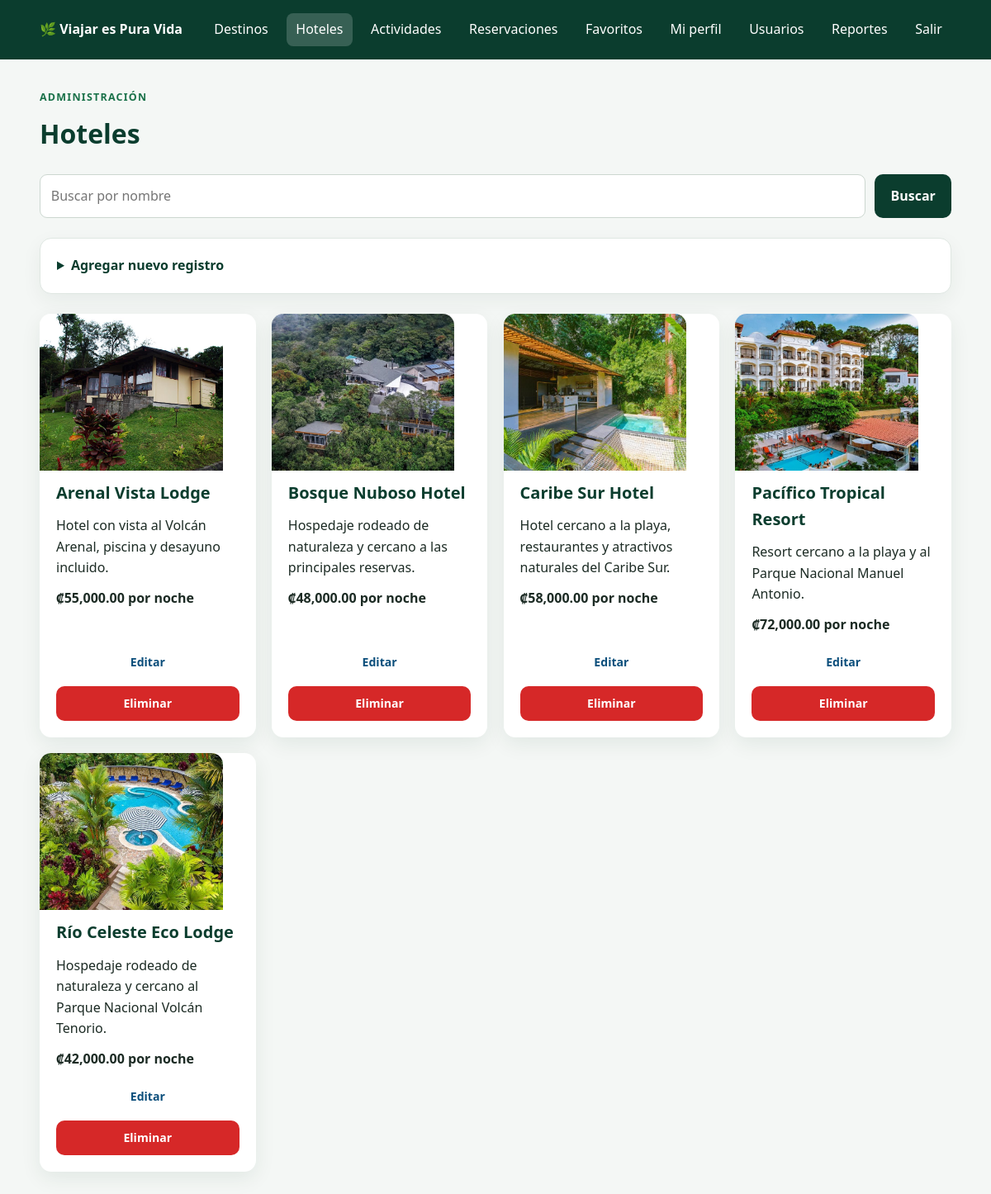
/sistema.php?modulo=hoteles (signed in), run on the app's committed database.
### tables this page shows
CREATE TABLE hoteles (
    id_hotel INT UNSIGNED AUTO_INCREMENT,
    id_destino INT UNSIGNED NOT NULL,

    nombre  VARCHAR(150) NOT NULL,
    categoria TINYINT UNSIGNED NOT NULL,
    direccion VARCHAR(255) NOT NULL,
    telefono VARCHAR(20) NULL,
    correo VARCHAR(150) NULL,

    precio_noche DECIMAL(10, 2) NOT NULL,
    cantidad_habitaciones INT UNSIGNED NOT NULL,
    descripcion TEXT NULL,
    imagen VARCHAR(255) NULL,

    estado ENUM('activo', 'inactivo') NOT NULL DEFAULT 'activo',

    fecha_registro DATETIME NOT NULL DEFAULT CURRENT_TIMESTAMP,
    fecha_actualizacion DATETIME NOT NULL
        DEFAULT CURRENT_TIMESTAMP
        ON UPDATE CURRENT_TIMESTAMP,

    PRIMARY KEY (id_hotel),

    CONSTRAINT fk_hoteles_destinos
        FOREIGN KEY (id_destino)
        REFERENCES destinos(id_destino)
        ON UPDATE CASCADE
        ON DELETE RESTRICT,

    CONSTRAINT chk_hoteles_categoria
        CHECK (categoria BETWEEN 1 AND 5),

    CONSTRAINT chk_hoteles_precio
        CHECK (precio_noche >= 0),

    CONSTRAINT chk_hoteles_habitaciones
        CHECK (cantidad_habitaciones >= 0),
    
    INDEX idx_hoteles_destino (id_destino),
    INDEX idx_hoteles_estado (estado),
    INDEX idx_hoteles_nombre (nombre)

);

### public/sistema.php (called while the page is built, shortened)
<?php
require_once __DIR__ . '/../config/config.php';
require_once __DIR__ . '/../app/controllers/SistemaController.php';
$controlador = new SistemaController();
$datosVista = $controlador->ejecutar();
require __DIR__ . '/../app/views/sistema/index.php';

### config/config.php (called while the page is built, shortened)
<?php
function e(mixed $valor): string
{
    return htmlspecialchars((string) $valor, ENT_QUOTES, 'UTF-8');
}
function rutaImagen(?string $imagen, string $tipo = 'destinos'): string
{
    $imagen = trim((string) $imagen);
    return str_contains($imagen, '/')
        ? $imagen
        : 'assets/img/' . $imagen;
}

### app/controllers/SistemaController.php (called while the page is built, shortened)
<?php
require_once __DIR__ . '/../models/Sistema.php';
class SistemaController
{
    private array $usuario;
    private bool $esAdministrador;
    public function __construct()
    {
        $this->usuario = $_SESSION['usuario'];
        $this->esAdministrador = $this->usuario['rol'] === 'administrador';
    }
    public function ejecutar(): array
    {
        $modulo = $this->obtenerModulo();
        $buscar = trim((string) ($_GET['buscar'] ?? ''));
        $destinos = Sistema::listar('destinos', $modulo === 'destinos' ? $buscar : '');
        $hoteles = Sistema::listar('hoteles', $modulo === 'hoteles' ? $buscar : '');
        $actividades = Sistema::listar(
            'actividades',
            $modulo === 'actividades' ? $buscar : ''
        );
        $edicion = null;
        return [
            'usuario' => $this->usuario,
            'esAdministrador' => $this->esAdministrador,
            'modulo' => $modulo,
            'buscar' => $buscar,
            'destinos' => $destinos,
            'hoteles' => $hoteles,
            'actividades' => $actividades,
            'edicion' => $edicion,
            'reservaciones' => $modulo === 'reservaciones'
                ? Sistema::reservaciones(
                    $this->esAdministrador
                        ? null
                        : (int) $this->usuario['id_usuario']
                )
                : [],
            'favoritos' => $modulo === 'favoritos'
                ? Sistema::favoritos((int) $this->usuario['id_usuario'])
                : [],
            'usuarios' => $modulo === 'usuarios'
                ? Sistema::listar('usuarios', $buscar)
                : [],
            'reportes' => $modulo === 'reportes'
                ? Sistema::reportes()
                : [],
            'mensaje' => $this->leerMensaje('mensaje'),
            'error' => $this->leerMensaje('error_sistema'),
        ];
    }
    private function obtenerModulo(): string
    {
        $permitidos = [
            'destinos',
            'hoteles',
            'actividades',
            'reservaciones',
            'perfil',
            'favoritos',
            'usuarios',
            'reportes',
        ];
        $modulo = (string) ($_GET['modulo'] ?? 'destinos');
        return $modulo;
    }
    private function leerMensaje(string $nombre): string
    {
        $mensaje = (string) ($_SESSION[$nombre] ?? '');
        return $mensaje;
    }
}

### app/models/Sistema.php (called while the page is built, shortened)
<?php
class Sistema
{
    public static function listar(string $entidad, string $buscar = ''): array
    {
        $conexion = Database::conectar();
        $sql = "SELECT * FROM {$entidad}";
        $datos = [];
        $sql .= ' ORDER BY nombre';
        $consulta = $conexion->prepare($sql);
        $consulta->execute($datos);
        return $consulta->fetchAll();
    }
}

### app/views/sistema/catalogo.php (the view, shortened to what this page needs)
<?php
$llaves = [
    'destinos' => 'id_destino',
    'hoteles' => 'id_hotel',
    'actividades' => 'id_actividad',
];
?>
<form class="buscador-modulo" method="GET">
    <input
        type="search"
        name="buscar"
        value="<?= e($buscar) ?>"
        placeholder="Buscar por nombre<?= $modulo === 'destinos' ? ' o provincia' : '' ?>">
    <button class="boton boton-principal" type="submit">
        Buscar
    </button>
</form>
<?php if ($esAdministrador): ?>
    <details
        id="formulario-mantenimiento"
        class="panel-formulario"
        <?= $edicion !== null ? 'open' : '' ?>>
        <summary>
            <?= $edicion !== null ? 'Editar registro' : 'Agregar nuevo registro' ?>
        </summary>
    </details>
<?php endif; ?>
<?php $lista = ${$modulo}; ?>
<section class="rejilla-catalogo">
    <?php foreach ($lista as $fila): ?>
        <?php
        $llave = $llaves[$modulo] ?? '';
        $id = (int) $fila[$llave];
        $campoImagen = $modulo === 'destinos' ? 'imagen_principal' : 'imagen';
        ?>
        <article class="tarjeta-catalogo">
            <img
                class="imagen-catalogo"
                src="<?= e(rutaImagen($fila[$campoImagen] ?? '', $modulo)) ?>"
                alt="<?= e($fila['nombre']) ?>">
            <h2><?= e($fila['nombre']) ?></h2>
            <p>
                <?= e($fila['descripcion'] ?? $fila['provincia'] ?? '') ?>
            </p>
            <?php if (isset($fila['precio_noche'])): ?>
                <strong>
                    ₡<?= number_format((float) $fila['precio_noche'], 2) ?> por noche
                </strong>
            <?php endif; ?>
            <div class="acciones-tarjeta">
                <?php if ($esAdministrador): ?>
                    <a
                        class="boton"
                        href="?modulo=<?= e($modulo) ?>&editar=<?= $id ?>#formulario-mantenimiento">
                        Editar
                    </a>
                    <form
                        method="POST"
                        onsubmit="return confirm('¿Desea eliminar este registro?')">
                        <button class="boton boton-rojo" type="submit">
                            Eliminar
                        </button>
                    </form>
                <?php endif; ?>
            </div>
        </article>
    <?php endforeach; ?>
</section>

### public/assets/css/estilos.css (style rules this page uses)
:root { --verde-oscuro: #0b3d2e; --verde-medio: #197149; --verde-claro: #74c69d; --verde-muy-claro: #eaf7ef; --azul: #1976b9; --azul-oscuro: #0c4f7c; --rojo: #d62828; --rojo-oscuro: #a81919; --blanco: #ffffff; --gris-fondo: #f4f7f5; --gris-claro: #e4e9e6; --gris-texto: #5f6b65; --texto: #1c2b24; --sombra: 0 14px 35px rgba(11, 61, 46, 0.13); --radio: 18px; --transicion: 0.25s ease; }
* { box-sizing: border-box; margin: 0; padding: 0; }
html { scroll-behavior: smooth; }
body { min-height: 100vh; font-family: "Segoe UI", Tahoma, Geneva, Verdana, sans-serif; color: var(--texto); background: var(--gris-fondo); line-height: 1.6; }
img { display: block; max-width: 100%; }
a { color: var(--azul-oscuro); text-decoration: none; transition: color var(--transicion); }
button, input, select, textarea { font: inherit; }
button, a.boton { cursor: pointer; }
.boton { display: inline-flex; align-items: center; justify-content: center; min-height: 45px; padding: 0.72rem 1.2rem; border: 0; border-radius: 10px; font-weight: 700; text-align: center; transition: transform var(--transicion), box-shadow var(--transicion), background var(--transicion); }
.boton-principal { color: var(--blanco); background: var(--verde-oscuro); }
.boton-rojo { color: var(--blanco); background: var(--rojo); }
.pagina-sistema { background: var(--gris-fondo); }
.buscador-modulo { display: flex; gap: 0.7rem; margin-bottom: 1.5rem; }
.buscador-modulo input { flex: 1; padding: 0.8rem; border: 1px solid #ccd7d0; border-radius: 9px; }
.panel-formulario, .formulario-crud, .panel-reporte { margin-bottom: 1.5rem; padding: 1.25rem; background: var(--blanco); border: 1px solid #dfe7e2; border-radius: 14px; box-shadow: 0 8px 24px rgba(16, 58, 42, 0.06); }
.panel-formulario summary { cursor: pointer; color: var(--verde-oscuro); font-weight: 800; }
.rejilla-catalogo { display: grid; grid-template-columns: repeat(auto-fit, minmax(250px, 1fr)); gap: 1.2rem; align-items: start; }
.tarjeta-catalogo { display: flex; flex-direction: column; gap: 0.7rem; min-width: 0; max-width: 360px; width: 100%; min-height: 100%; padding: 1.25rem; background: var(--blanco); border-radius: 14px; box-shadow: 0 8px 25px rgba(16, 58, 42, 0.08); }
.tarjeta-catalogo h2 { color: var(--verde-oscuro); font-size: 1.25rem; }
.imagen-catalogo { width: calc(100% + 2.5rem); height: 190px; margin: -1.25rem -1.25rem 0; object-fit: cover; border-radius: 14px 14px 0 0; }
.acciones-tarjeta { display: grid; grid-template-columns: repeat(auto-fit, minmax(120px, 1fr)); gap: 0.5rem; width: 100%; margin-top: auto; }
.acciones-tarjeta form { display: flex; margin: 0; }
.acciones-tarjeta .boton { width: 100%; min-height: 42px; padding: 0.55rem 0.8rem; font-size: 0.88rem; }
.tarjeta-catalogo p { overflow-wrap: anywhere; }

### data on the page
hoteles: imagen (picture), nombre "Arenal Vista Lodge", descripcion "Hotel con vista al Volcán Arenal, piscina y desayuno incluido.", precio_noche "55,000.00"
hoteles: imagen (picture), nombre "Bosque Nuboso Hotel", descripcion "Hospedaje rodeado de naturaleza y cercano a las principales reservas.", precio_noche "48,000.00"
hoteles: imagen (picture), nombre "Caribe Sur Hotel", descripcion "Hotel cercano a la playa, restaurantes y atractivos naturales del Caribe Sur.", precio_noche "58,000.00"
hoteles: imagen (picture), nombre "Pacífico Tropical Resort", descripcion "Resort cercano a la playa y al Parque Nacional Manuel Antonio.", precio_noche "72,000.00"
hoteles: imagen (picture), nombre "Río Celeste Eco Lodge", descripcion "Hospedaje rodeado de naturaleza y cercano al Parque Nacional Volcán Tenorio.", precio_noche "42,000.00"

### other printed values
$texto "Destinos"
$texto "Hoteles"
$texto "Actividades"
$texto "Reservaciones"
$texto "Favoritos"
$texto "Mi perfil"
$modulo "Hoteles"
